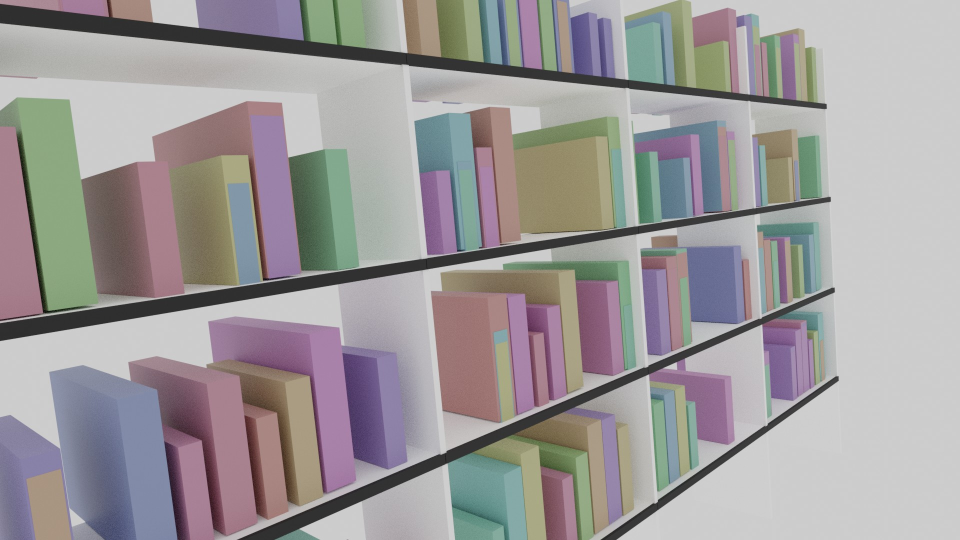
%> input picture HOUGH/perspectiveTest.jpg, 1920 x 1080 px (shown at 1/2 size)
$ octave --eval "result = main('HOUGH/perspectiveTest.jpg');"   (GNU Octave 9; MATLAB toolbox functions it lacks are replaced by stand-ins)
%> lines starting %> are read from the running program, lines starting %| are printed output that depends on the picture; in (x1, y1, x2, y2) boxes, pixels count from 0 and x2, y2 are one past the last pixel; in counts of white or black regions, pixels touching at a corner belong together; the program's own positions count from 1
### PerspectiveCorrection.m
%{
    Attempts to correct the perspective of an Image based on the lines in it

    Takes: An Image

    Returns: The perspective corrected image and a Struct containing an
            imRef2d object, the corners of the rectangle used to correct
            the image, and all horizontal Lines that were used(found).

    Author:         Anand Eichner (11808244)
%}
function [correctedImage,spaceData] = PerspectiveCorrection(baseImage)
    baseImageGray = rgb2gray(im2double(baseImage));

    thres = 0.4;
    peakCount = 5;
    VerticalAreaSelect = 20;

    %%ONLY change this if you know what it is for (this is a safety feature)
    %%should be around 1.5 to 2 in most cases, 5 in extreme cases
    IMAGE_MAX_REL_SIZE = 3;
    %%reduces overall output size
    ENABLE_PRE_CORR_UPSCALING = true;
    PRE_CORR_AGGRESSIVE_STRATEGY = true;
    %%Set to true to display different stages of the process on screen
    DEBUG = false;
    if(DEBUG); close all; end%ffs

    %% Preprocessing

    %Only take horizontal Edges
    %make sure to extend edges and not zero pad them to avoid detecting
    %edges along the image borders
    edgeImageHorizontal = imbinarize(...
        abs(...
        imfilter(baseImageGray,[1,2,1;0,0,0;-1,-2,-1],"replicate")...
        )...
        );
    edgeImageHorizontal = bwareaopen(edgeImageHorizontal,100);

    %Only take vertical Edges
    %make sure to extend edges and not zero pad them to avoid detecting
    %edges along the image borders
    edgeImageVertical = imbinarize(...
        abs(...
        imfilter(baseImageGray,[1,2,1;0,0,0;-1,-2,-1]',"replicate")...
        )...
        );
    edgeImageVertical = bwareaopen(edgeImageVertical,500);
    edgeImageVertical = bwareafilt(edgeImageVertical,VerticalAreaSelect);

    %% Hough Transform
    %Transpose Image to reduce the houghspace to -20 to +20 degrees instead
    %of having to use a full -90 to 89 degrees
    [H,T,R] = hough(edgeImageHorizontal','RhoResolution',2,'Theta',-32.25:0.5:32);
    %[H,T,R] = houghTransform(edgeImageHorizontal',1,-32.25:0.5:32);
    P  = houghpeaks(H,peakCount,'threshold',ceil(thres*max(H(:))));

    %Removing the zero angle seems to improve the results quite significantly
    [H2,T2,R2] = hough(edgeImageVertical,'RhoResolution',2,'Theta',-32.25:0.5:32);
    %[H2,T2,R2] = houghTransform(edgeImageVertical,1,-32.25:0.5:32);
    P2  = houghpeaks(H2,peakCount,'threshold',ceil(thres*max(H2(:))));

    %% Find a rectangle in the plane of the shelf
    linesHorizontal = toLines(R,T,P,true);
    linesVertical = toLines(R2,T2,P2,false);
    verticalBounds = selectLineCandidates(linesHorizontal);
    horizontalBounds = selectLineCandidates(linesVertical);
    rectangleBounds = sortIntersections(findIntersections(horizontalBounds,verticalBounds),true,[-1,0]);

    %%Optionally upscale bounds to fit the image as good as possible
    imageSize = size(baseImage);
    if (ENABLE_PRE_CORR_UPSCALING); scaledBounds = upscalePerspectiveRectangle(rectangleBounds,imageSize,'STRATEGY',PRE_CORR_AGGRESSIVE_STRATEGY,'DEBUG',DEBUG);
    else; scaledBounds = rectangleBounds;
    end

    %% Correct Perspective
    transformMatrix = fitgeotrans(...
        scaledBounds,...
        [0 0; imageSize(2) 0; imageSize(2) imageSize(1); 0 imageSize(1)],...  %%kinda works [0 0; imageSize(1) 0; imageSize(1) imageSize(2); 0 imageSize(2)],...
        "projective");
    %% TODO: May need to do some aspect ratio correction

    %%Prevent Matlab from locking up your PC if it finds an invalid
    %%rectangle (too small)
    [xlim, ylim] = outputLimits(transformMatrix,[1 imageSize(2)],[1 imageSize(1)]);
    if(((xlim(2)-xlim(1)) * (ylim(2)-ylim(1))) / (imageSize(2)*imageSize(1)) > IMAGE_MAX_REL_SIZE*IMAGE_MAX_REL_SIZE)
        correctedImage = baseImage;
        spacialRef = imref2d();
    else
        %% Warp image using the transformmatrix
        [correctedImage,spacialRef] = imwarp(baseImage,transformMatrix);
    end

    %% Write additional return data
    spaceData.imRef = spacialRef;
    spaceData.transform = transformMatrix;
    imOffset = [-spacialRef.XWorldLimits(1),-spacialRef.YWorldLimits(1)];
    spaceData.originalBounds = [0 0; imageSize(2) 0; imageSize(2) imageSize(1); 0 imageSize(1)] + repmat(imOffset,4,1);
    spaceData.horizontals = transformLines(linesHorizontal,transformMatrix,imOffset);

    %% Debug visualizations (These are completely post work)
    if DEBUG
        figure, imshow(H,[],'XData',T,'YData',R,'InitialMagnification','fit');
        xlabel('\theta'), ylabel('\rho');
        axis on, axis normal, hold on;
        x = T(P(:,2)); y = R(P(:,1));
        plot(x,y,'s','color','white');

        figure, imshow(H2,[],'XData',T2,'YData',R2,'InitialMagnification','fit');
        xlabel('\theta'), ylabel('\rho');
        axis on, axis normal, hold on;
        x2 = T2(P2(:,2)); y2 = R2(P2(:,1));
        plot(x2,y2,'s','color','white');

        figure, imshow(edgeImageHorizontal), hold on
        for k = 1:length(linesHorizontal)
            line = linesHorizontal(k);
            xy = findIntersections([line],[struct("P",[0,0],"D",[0,1]),struct("P",[size(edgeImageHorizontal,2),0],"D",[0,1])]);
            plot(xy(:,1),xy(:,2),'LineWidth',2,'Color','green');
        end

        figure, imshow(edgeImageVertical), hold on
        for k = 1:length(linesVertical)
            line = linesVertical(k);
            xy = findIntersections([line],[struct("P",[0,0],"D",[1,0]),struct("P",[0,size(edgeImageHorizontal,1)],"D",[1,0])]);
            plot(xy(:,1),xy(:,2),'LineWidth',2,'Color','green');
        end

        figure; imshow(baseImage), hold on;
        for i = 0:size(rectangleBounds,1)-1
            plot(rectangleBounds([i+1,mod(i+1,4)+1],1), rectangleBounds([i+1,mod(i+1,4)+1],2),"lineWidth", 4, "color", "red");
        end

        figure(); imshow(correctedImage), hold on;
        for k = 1:length(spaceData.horizontals)
            line = spaceData.horizontals(k);
            xy = findIntersections([line],[struct("P",[0,0],"D",[0,1]),struct("P",[size(correctedImage,2),0],"D",[0,1])]);
            plot(xy(:,1),xy(:,2),'LineWidth',3,'Color','green');
        end
        for i = 0:size(spaceData.originalBounds,1)-1
            plot(spaceData.originalBounds([i+1,mod(i+1,4)+1],1), spaceData.originalBounds([i+1,mod(i+1,4)+1],2),"lineWidth", 2, "color", "red");
        end
    end
end

%% Local Function Definitions

%{
    Takes: An array of lines

    Returns: The distances of the lines to (0,0) (signed depending on direction)

    Author:         Anand Eichner (11808244)
%}
function [distances] = lineOriginDistances(lines)
    norms = vertcat(lines.D);
    norms = [norms(:,2),-norms(:,1)];
    points = vertcat(lines.P);

    distances = dot(norms,points,2);
end

%{
    Takes: An array of lines

    Returns: Two best line candidates for generating a perspective plane

    Author:         Anand Eichner (11808244)
%}
function [lines] = selectLineCandidates(lines)
    dists = lineOriginDistances(lines);
    dists = [dists,(1:length(dists))'];
    dists = sortrows(dists,1);

    lines = [lines(dists(1,2)),lines(dists(length(lines),2))];
end

%{
    Takes: Hough-Transform outputs and houghpeaks

    Returns: An array of Lines

    Author:         Anand Eichner (11808244)
%}
function [lines] = toLines(R,T,P,transposed)
    a = -T(P(:,2));
    if transposed; a = 90-a; end
    nd = R(P(:,1));
    if transposed; nd = -nd; end
    d = [sind(a'),cosd(a')];
    p = repmat(nd',1,2) .* [d(:,2),-d(:,1)];
    lines = [];
    for i = 1:size(p,1)
        lines = [lines,struct("P",p(i,:),"D",d(i,:))];
    end
end

%{
    Takes: Two arrays of lines

    Returns: An array of all Intersections between the two groups

    Author:         Anand Eichner (11808244)
%}
function [intersections] = findIntersections(lineGroupA,lineGroupB)
    intersections = [];
    for i = 1:size(lineGroupA,2)
        for j = 1:size(lineGroupB,2)
            intersections = [intersections; findIntersection(lineGroupA(i),lineGroupB(j))];
        end
    end
end

%{
    Takes: Two Lines

    Returns: The intersection Point
        (an empty Vector if coliniear or parallel)

    Author:         Anand Eichner (11808244)
%}
% [7 lines left out: function findIntersection, not called in this run]

%{
    Takes: A list of intersections
        (optionally a directionVector at which to start)

    Returns: A sorted list of the intersections

    Author:         Anand Eichner (11808244)
%}
function [intersections] = sortIntersections(intersections,reverse,zeroVector)
    %% Process arguments
    if nargin > 1
        if reverse; direction = "descend"; else; direction = "ascend"; end
    else
        direction = "ascend";
    end

    if nargin > 2
        dirVec = zeroVector;
    else
        dirVec = [0,1];
    end

    %% Calculate weight point and the direction vectors of all points relative to it
    middle = sum(intersections,1)/size(intersections,1);
    dirs = intersections - middle;
    dirssqrd = dirs.*dirs;
    dirs = dirs ./ repmat(sqrt(dirssqrd(:,1)+dirssqrd(:,2)),1,2);

    %% Compute angles
    c = cross([dirs,zeros(length(dirs),1)],repmat([dirVec,0],length(dirs),1),2);
    c = c(:,3);
    d = dot(dirs,repmat(dirVec,length(dirs),1),2);
    angle = acosd(d);
    angle = abs(360*(c<0) - angle);

    %% Sort by angles
    intersections = [intersections,angle];
    intersections = sortrows(intersections,3,direction);
    intersections = intersections(:,1:2);
end

%{
    Takes: An array of lines and a transformmatrix

    Returns: The transformed lines

    @Author Anand
%}
% [15 lines left out: function transformLines, not called in this run]

%{
    Takes: A line and a box (array of four lines)

    Returns: The two points of intersection

    Author:         Anand Eichner (11808244)
%}
% [9 lines left out: function intersectBox, not called in this run]

%{
    Takes: Two Points

    Returns: A line going through both points in parameter form

    @Author Anand
%}
% [8 lines left out: function pointsToLine, not called in this run]

%{
    Takes: A point and the size vector of the image

    Returns: The sector that the point is in

    Notes: 0  1  2
           7 -1  3
           6  5  4

    @Author Anand
%}
% [27 lines left out: function pointSector, not called in this run]

%{
    Takes: matrix with two points and a point

    Returns: the other point

    @Author Anand
%}
% [7 lines left out: function selectOtherPoint, not called in this run]

% [18 lines of commented-out code are left out]
% [159 lines left out: function upscalePerspectiveRectangle, not called in this run]

### main.m
%{

%}
function jsonData = main(imagePath)
%> called with imagePath = 'HOUGH/perspectiveTest.jpg'
    baseimage = imread(imagePath);
%> baseimage is the input picture: size 1080x1920x3 uint8; mean R, G, B 157.1, 153, 153.9
    %% fix jpg orientation
    info = imfinfo(imagePath);
    if isfield(info,'Format') && info(1).Format == "jpg" && isfield(info,'Orientation')
       orient = info(1).Orientation;
       switch orient
         case 1
            %normal, leave the data alone
         case 2
            baseimage = baseimage(:,end:-1:1,:);         %right to left
         case 3
            baseimage = baseimage(end:-1:1,end:-1:1,:);  %180 degree rotation
         case 4
            baseimage = baseimage(end:-1:1,:,:);         %bottom to top
         case 5
            baseimage = permute(baseimage, [2 1 3]);     %counterclockwise and upside down
         case 6
            baseimage = rot90(baseimage,3);              %undo 90 degree by rotating 270
         case 7
            baseimage = rot90(baseimage(end:-1:1,:,:));  %undo counterclockwise and left/right
         case 8
            baseimage = rot90(baseimage);                %undo 270 rotation by rotating 90
         otherwise
            warning(sprintf('unknown orientation %g ignored\n', orient));
       end
    end

    %% actual stuff
    tic
    [image, distortionData] = PerspectiveCorrection(baseimage);
%> in PerspectiveCorrection, `baseImageGray = rgb2gray(im2double(baseImage));`:
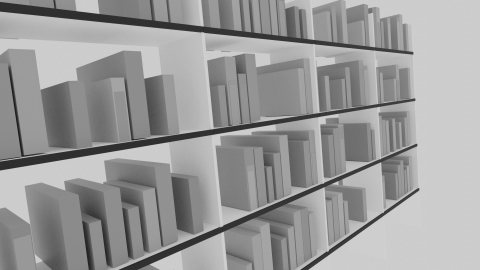
%> baseImageGray: size 1080x1920 double (shown at 1/4 size); min 0.00117, max 0.847, mean 0.605
%> in PerspectiveCorrection, `edgeImageHorizontal = imbinarize( abs( imfilter(baseImageGray,[1,2,1;0..`:
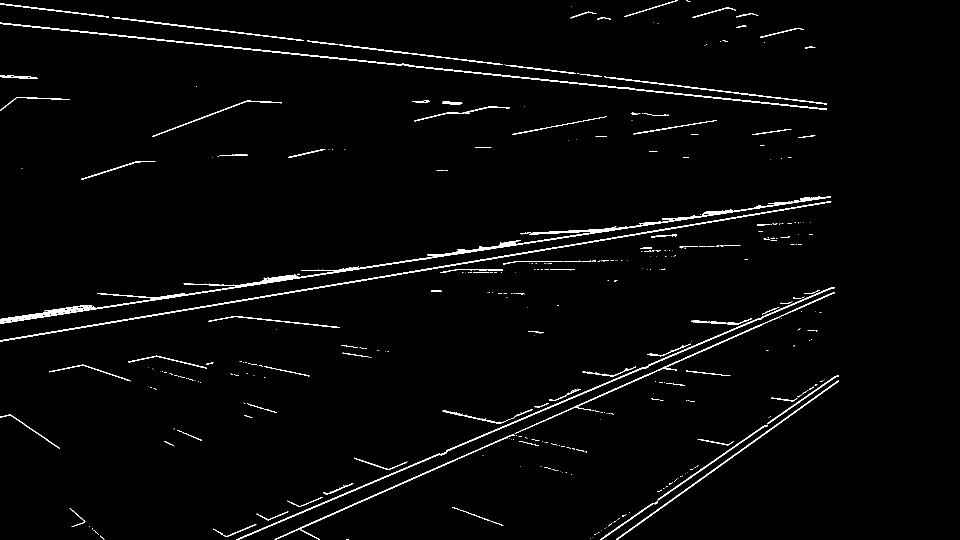
%> edgeImageHorizontal: size 1080x1920 logical (shown at 1/2 size); 2.1% white in thin lines or dots, all inside (x1, y1, x2, y2) = (0, 0, 1678, 1080)
%> in PerspectiveCorrection, `edgeImageHorizontal = bwareaopen(edgeImageHorizontal,100);`:
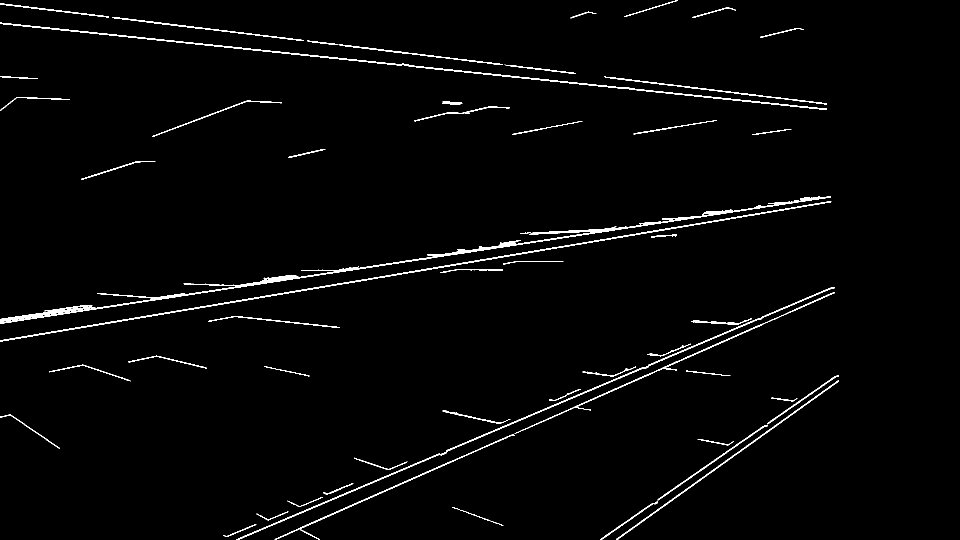
%> edgeImageHorizontal: size 1080x1920 logical (shown at 1/2 size); 1.9% white in thin lines or dots, all inside (x1, y1, x2, y2) = (0, 0, 1678, 1080)
%> in PerspectiveCorrection, `edgeImageVertical = bwareaopen(edgeImageVertical,500);`:
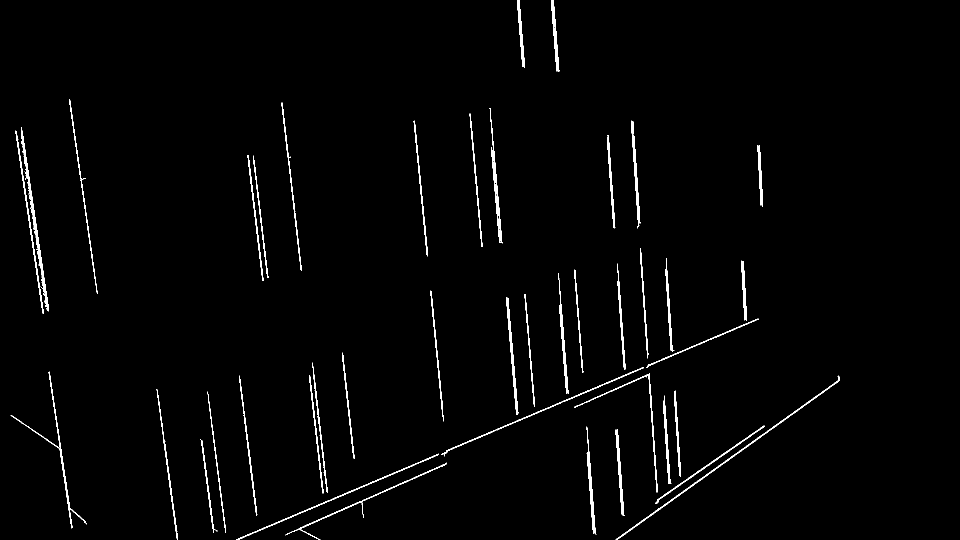
%> edgeImageVertical: size 1080x1920 logical (shown at 1/2 size); 1.6% white in thin lines or dots, all inside (x1, y1, x2, y2) = (21, 0, 1679, 1080)
%> in PerspectiveCorrection, `edgeImageVertical = bwareafilt(edgeImageVertical,VerticalAreaSelect);`:
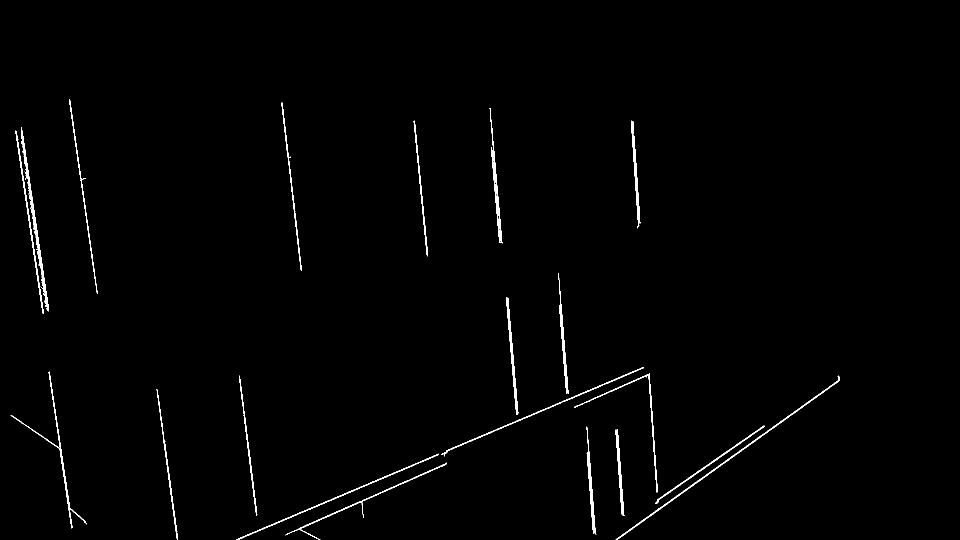
%> edgeImageVertical: size 1080x1920 logical (shown at 1/2 size); 0.94% white in thin lines or dots, all inside (x1, y1, x2, y2) = (21, 199, 1679, 1080)
%> in PerspectiveCorrection, `[H,T,R] = hough(edgeImageHorizontal','RhoResolution',2,'Theta',-32.25:..`:
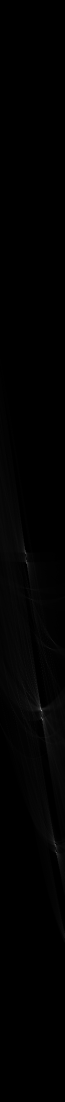
%> H: size 2203x129 double (shown at 1/2 size); min 0, max 2670, mean 18; drawn with min black and max white
%> in PerspectiveCorrection, `[H,T,R] = hough(edgeImageHorizontal','RhoResolution',2,'Theta',-32.25:..`: T = 129 values from -32.25 to 31.75; R = 2203 values from -2202 to 2202
%> in PerspectiveCorrection, `P  = houghpeaks(H,peakCount,'threshold',ceil(thres*max(H(:))));`: P = [1422 83; 1706 113; 1107 52]
%> in PerspectiveCorrection, `[H2,T2,R2] = hough(edgeImageVertical,'RhoResolution',2,'Theta',-32.25:..`: T2 = 129 values from -32.25 to 31.75; R2 = 2203 values from -2202 to 2202
%> in PerspectiveCorrection, `P2  = houghpeaks(H2,peakCount,'threshold',ceil(thres*max(H2(:))));`: P2 = [1101 50; 1725 58; 1579 55; 1156 49; 1205 50]
%> in toLines, `a = -T(P(:,2));`: a = [-8.75 -23.75 6.75]
%> in toLines, `a = 90-a`: a = [98.75 113.8 83.25]
%> in toLines, `nd = R(P(:,1));`: nd = [640 1208 10]
%> in toLines, `nd = -nd`: nd = [-640 -1208 -10]
%> in toLines, `d = [sind(a'),cosd(a')];`: d = [0.988 -0.152; 0.915 -0.403; 0.993 0.118]
%> in toLines, `p = repmat(nd',1,2) .* [d(:,2),-d(:,1)];`: p = [97.36 632.6; 486.5 1105.7; -1.18 9.93]
%> the loop in toLines, `for i = 1:size(p,1)` made 3 passes
%> lines on pass 1: {P [97.36 632.6], D [0.988 -0.152]}
%> after the loop in toLines, `for i = 1:size(p,1)`: lines = 3 items; P and D: [97.36 632.6] [0.988 -0.152], [486.5 1105.7] [0.915 -0.403], [-1.18 9.93] [0.993 0.118]
%> in PerspectiveCorrection, `linesHorizontal = toLines(R,T,P,true);`: linesHorizontal has the same summary as lines in toLines
%> the loop in toLines (call 2), `for i = 1:size(p,1)` made 5 passes
%> lines on pass 1: {P [-1.98 0.27], D [0.135 0.991]}
%> in PerspectiveCorrection, `linesVertical = toLines(R2,T2,P2,false);`: linesVertical = 5 items; P and D: [-1.98 0.27] [0.135 0.991], [1243.3 -81.49] [0.0654 0.998], [950 -87.29] [0.0915 0.996], [106.9 -15.5] [0.143 0.99], [204.1 -27.78] [0.135 0.991]
%> in lineOriginDistances, `norms = vertcat(lines.D);`: norms = [0.988 -0.152; 0.915 -0.403; 0.993 0.118]
%> in lineOriginDistances, `norms = [norms(:,2),-norms(:,1)];`: norms = [-0.152 -0.988; -0.403 -0.915; 0.118 -0.993]
%> in lineOriginDistances, `points = vertcat(lines.P);`: points = [97.36 632.6; 486.5 1105.7; -1.18 9.93]
%> in lineOriginDistances, `distances = dot(norms,points,2);`: distances = [-640; -1208; -10]
%> in selectLineCandidates, `dists = [dists,(1:length(dists))'];`: dists = [-640 1; -1208 2; -10 3]
%> in selectLineCandidates, `dists = sortrows(dists,1);`: dists = [-1208 2; -640 1; -10 3]
%> in selectLineCandidates, `lines = [lines(dists(1,2)),lines(dists(length(lines),2))];`: lines = 2 items; P and D: [486.5 1105.7] [0.915 -0.403], [-1.18 9.93] [0.993 0.118]
%> in PerspectiveCorrection, `verticalBounds = selectLineCandidates(linesHorizontal);`: verticalBounds has the same summary as lines in selectLineCandidates
%> in PerspectiveCorrection, `horizontalBounds = selectLineCandidates(linesVertical);`: horizontalBounds = 2 items; P and D: [-1.98 0.27] [0.135 0.991], [1243.3 -81.49] [0.0654 0.998]
%> the loop in findIntersections, `for i = 1:size(lineGroupA,2)` made 2 passes
%> after the loop in findIntersections, `for i = 1:size(lineGroupA,2)`: intersections = [167.6 1246; -0.659 9.99; 1297.7 748.7; 1259.1 159.1]
%> in sortIntersections, `middle = sum(intersections,1)/size(intersections,1);`: middle = [680.9 541]
%> in sortIntersections, `dirs = intersections - middle;`: dirs = [-513.4 705.1; -681.6 -531; 616.8 207.8; 578.2 -381.9]
%> in sortIntersections, `dirssqrd = dirs.*dirs;`: dirssqrd = [263556.6 497127.5; 464573.8 281936; 380455.8 43171.6; 334272.6 145827.8]
%> in sortIntersections, `dirs = dirs ./ repmat(sqrt(dirssqrd(:,1)+dirssqrd(:,2)),1,2);`: dirs = [-0.589 0.808; -0.789 -0.615; 0.948 0.319; 0.834 -0.551]
%> in sortIntersections, `c = c(:,3);`: c = [0.808; -0.615; 0.319; -0.551]
%> in sortIntersections, `d = dot(dirs,repmat(dirVec,length(dirs),1),2);`: d = [0.589; 0.789; -0.948; -0.834]
%> in sortIntersections, `angle = acosd(d);`: angle = [53.94; 37.92; 161.4; 146.6]
%> in sortIntersections, `angle = abs(360*(c<0) - angle);`: angle = [53.94; 322.1; 161.4; 213.4]
%> in sortIntersections, `intersections = [intersections,angle];`: intersections = [167.6 1246 53.94; -0.659 9.99 322.1; 1297.7 748.7 161.4; 1259.1 159.1 213.4]
%> the run ends on the next line
    toc

    shelf_height_px = calc_shelf_height(distortionData);
    labelQuads = label_detection(image, shelf_height_px, false);

    labelQuads = sort_labels(labelQuads);
    toc

    labels = [];
    for i = 1:length(labelQuads)
        labels = [labels, struct("labels",[])];
        for j = 1:size(labelQuads(i).labels,1)
            labelQuad = labelQuads(i).labels(j,:);
            label = ocrCustom(image(labelQuad(2):labelQuad(4), labelQuad(1):labelQuad(3)));
            label.bounds = backcorrectLabel(labelQuads(i).labels(j,:),distortionData);
            labels(i).labels = [labels(i).labels, label];
        end
    end
    toc

    labels = remove_invalid_labels(labels);

    jsonData = jsonencode(labels);

    displayOutput(labels,baseimage);
end

%{
    Find the height in px for a shelf.
    Basically takes the difference in px of the two perspective correction-
    horizontals that are furthest apart.

    Sources:
        -

    Author:
        Laurenz Edmund Fiala (11807869)
%}
% [8 lines left out: function calc_shelf_height, not called in this run]

%{
    Takes the label bounds outputted by the label detection and
    backcorrects them to a bounding quad in the original image

    Takes:
%}
% [7 lines left out: function backcorrectLabel, not called in this run]

%{
    Visualizes our results
%}
% [17 lines left out: function displayOutput, not called in this run]

%{
    Book labels only have at max 8 chars for their author.
    So we eiminate all labels with more chars than that. They are no valid
    labels.

    Sources:
        -

    Author:
        Laurenz Edmund Fiala (11807869)
%}
% [16 lines left out: function remove_invalid_labels, not called in this run]

%{
    Sorts the labels into rows and sorts those rows

    Author:
        Anand Eichner (11808244)
%}
% [25 lines left out: function sort_labels, not called in this run]
